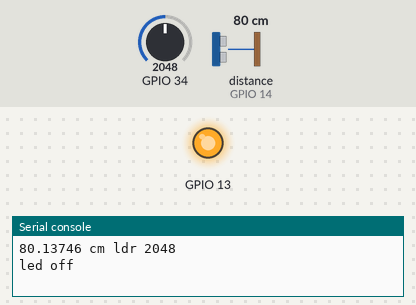
Recording of a program running on a simulated ESP32 board running MicroPython. Shown: output pins drawn as LEDs (lit = HIGH), the last lines printed to the serial console. Inputs (shaded band) come from the test bench; at power-on: distance to the obstacle (sensor on GPIO 14) 80 cm, GPIO 34 = 2048 (analog values on the 0–4095 scale). The echo pulse lasts 58.3 µs per cm; library files of the repository ran but are not shown: hcsr04.py; pins used as bus, display or sensor lines are not drawn.

Above: at 1.2 s.
1.3 s: distance to the obstacle (sensor on GPIO 14) set to 16 cm
4.0 s: distance to the obstacle (sensor on GPIO 14) set to 13 cm
At 5.1 s:
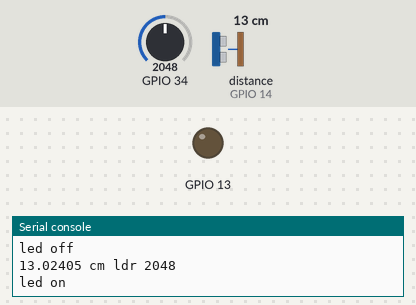
6.7 s: distance to the obstacle (sensor on GPIO 14) set to 18 cm
At 9.2 s:
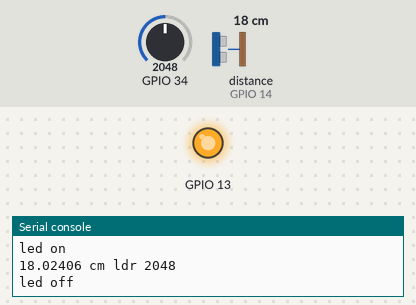
9.5 s: distance to the obstacle (sensor on GPIO 14) set to 2 cm
At 11.0 s:
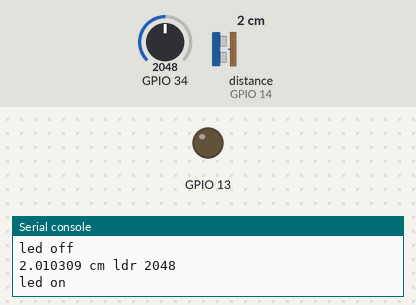
Timing chart, 0 to 12.5 s (numbered marks = the images above; inputs shaded):
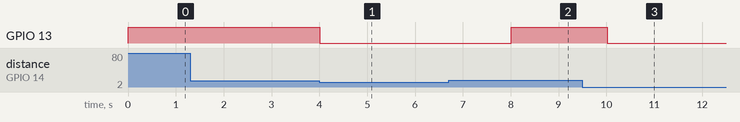

Measured:
- the behaviour switches between 15 and 14 cm on distance to the obstacle (sensor on GPIO 14) (found by bisection; images 0 and 1)
- after the input at 4.0 s, GPIO 13: HIGH → LOW at once
- after the input at 6.7 s, GPIO 13: LOW → HIGH after 1.3 s
- after the input at 9.5 s, GPIO 13: HIGH → LOW after 0.52 s

The program:

capteur-lumiere_capteur-ultrason.py
```python
from machine import Pin,ADC
from time import sleep
from hcsr04 import HCSR04
ultrason = HCSR04(trigger_pin=12,echo_pin=14,echo_timeout_us=1000000)
led1=Pin(13,Pin.OUT)
photo=ADC(Pin(34))
while True:
    distance = ultrason.distance_cm()
    lum=photo.read()
    print(distance,'cm','ldr',lum)
    if lum<3000 and distance <15:
        print("led on")
        led1.value(0)
    else:
        print("led off")
        led1.value(1)
    sleep(2)


 
```
